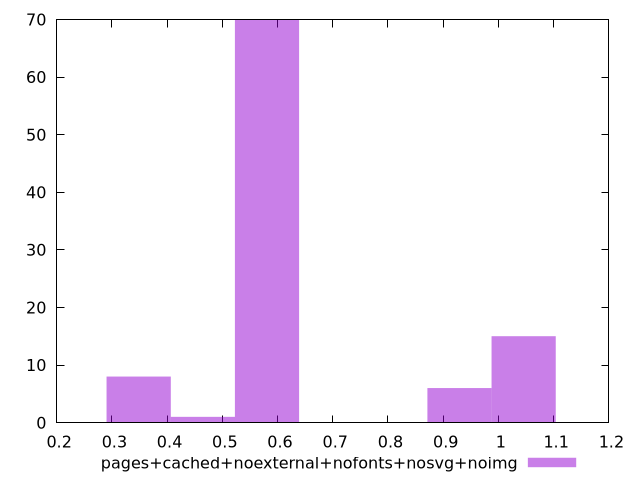

Reproduce this figure in gnuplot.
$_pagesCachedNoexternalNofontsNosvgNoimg <<EOF
0.5809363063411545 70
0.34856178380469266 8
1.045685351414078 15
0.9294980901458471 6
0.46474904507292353 1
EOF
set key outside below
set terminal pngcairo
set output "report_00006_2020-11-02T20-21-41.718Z/cumulative-layout-shift/pages+cached+noexternal+nofonts+nosvg+noimg//hist.png"
set yrange [0:70]
set boxwidth 0.11618726126823088
set style fill transparent solid 0.5 noborder
plot $_pagesCachedNoexternalNofontsNosvgNoimg title "pages+cached+noexternal+nofonts+nosvg+noimg" with boxes ,
